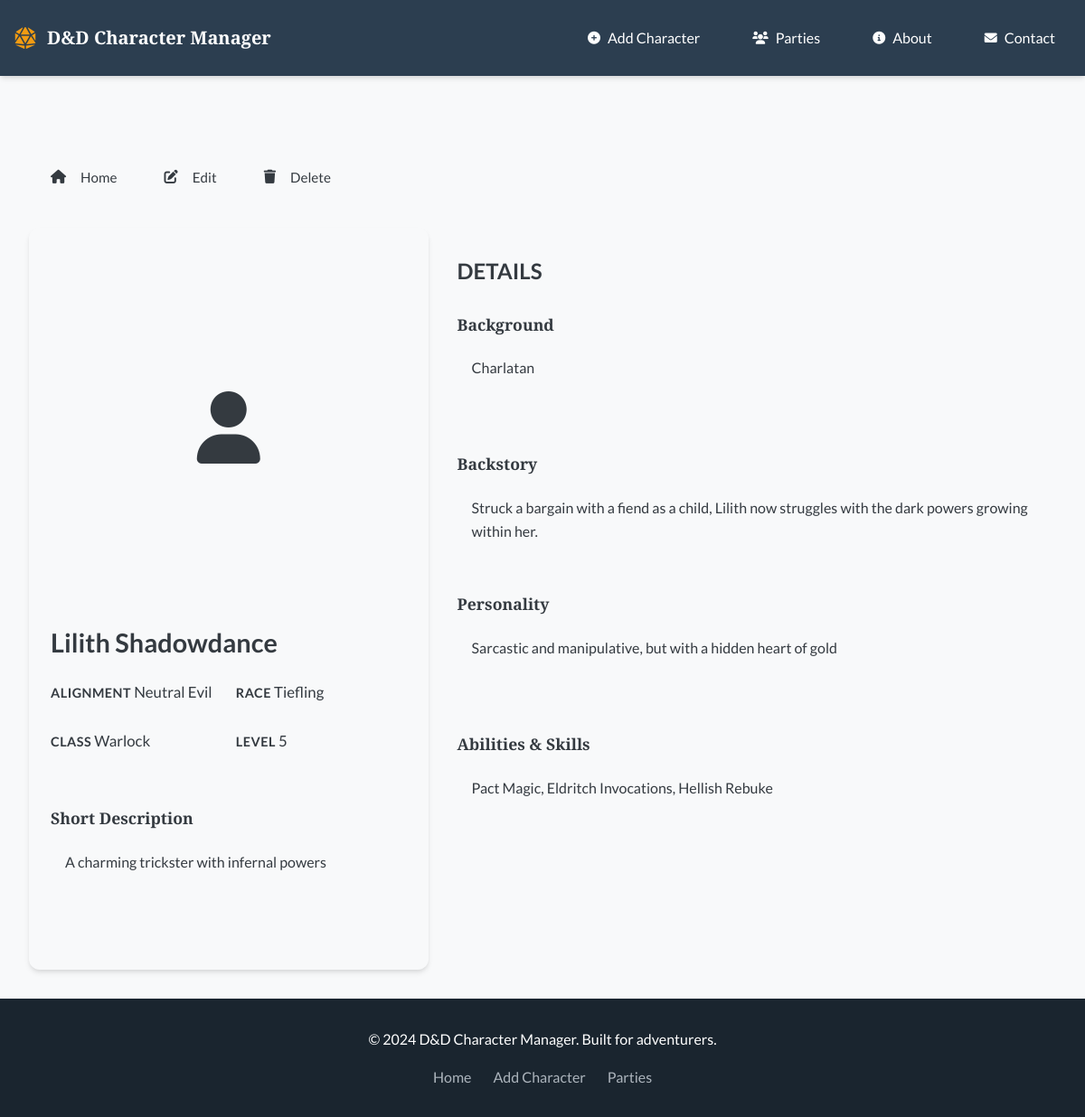
/character/5, run on the app's committed database.
### tables this page shows
CREATE TABLE dnd_characters (
    id INTEGER PRIMARY KEY AUTOINCREMENT,
    name TEXT NOT NULL,
    alignment TEXT,
    race TEXT,
    character_class TEXT,
    level INTEGER,
    background TEXT,
    short_description TEXT,
    backstory TEXT,
    personality TEXT,
    abilities_skills TEXT,
    image_path TEXT,
    image_alt TEXT,
    created_at TIMESTAMP DEFAULT CURRENT_TIMESTAMP
);

### app.py (the view)
    @app.route('/character/<int:character_id>')
    def character_detail(character_id):
        db = get_db()
        character_row = db.execute('SELECT * FROM dnd_characters WHERE id = ?', (character_id,)).fetchone()
        if character_row is None:
            return "Character not Found", 404
        character = dict(character_row)
        party_info = db.execute('''
            SELECT p.* FROM parties p
            JOIN character_parties cp ON p.id = cp.party_id
            WHERE cp.character_id = ?
        ''', (character_id,)).fetchall()
        character_context = {
            'id': character['id'],
            'name': character['name'],
            'alignment': character.get('alignment', ''),
            'race': character.get('race', ''),
            'character_class': character.get('character_class', ''),
            'level': character.get('level', 1),
            'background': character.get('background', ''),
            'short_description': character.get('short_description', ''),
            'backstory': character.get('backstory', ''),
            'personality': character.get('personality', ''),
            'abilities_skills': character.get('abilities_skills', ''),
            'image_path': character.get('image_path', 'images/about.webp'),
            'image_alt': character.get('image_alt', f"Portrait of {character['name']}")
        }
        return render_template('character_detail.html', character=character_context, parties=party_info, active_page='character_detail')

### db.py (called while the page is built)
def get_db():
    if 'db' not in g:
        database_path = current_app.config['DATABASE']
        g.db = sqlite3.connect(database_path)
        g.db.row_factory = sqlite3.Row
    return g.db

### templates/character_detail.html (shortened to what this page needs)
{% extends "base.html" %}
{% block extra_css %}
<link rel="stylesheet" href="{{ url_for('static', filename='css/pages/character-detail.css') }}">
{% endblock %}
{% block content %}
<main class="character-detail-container" role="main">
    <header class="character-actions">
        <nav aria-label="Character actions">
            <a href="{{ url_for('index') }}" class="btn btn-home" aria-label="Return to home page">
                <i class="fas fa-home" aria-hidden="true"></i> Home
            </a>
            <a href="{{ url_for('edit_character', character_id=character.id) }}" class="btn btn-edit" aria-label="Edit {{ character.name }}">
                <i class="fas fa-edit" aria-hidden="true"></i> Edit
            </a>
            <form action="{{ url_for('delete_character', character_id=character.id) }}" method="post" class="delete-form">
                <button type="submit" class="btn btn-delete" aria-label="Delete {{ character.name }}">
                    <i class="fas fa-trash" aria-hidden="true"></i> Delete
                </button>
            </form>
        </nav>
    </header>
    <div class="character-layout">
        <section class="character-card" aria-labelledby="character-name">
            <div class="character-image-container">
            </div>
            <h1 id="character-name" class="character-name">{{ character.name }}</h1>
            <div class="character-meta">
                <div class="meta-item">
                    <span class="meta-label">Alignment</span>
                    <span class="meta-value">{{ character.alignment or '—' }}</span>
                </div>
                <div class="meta-item">
                    <span class="meta-label">Race</span>
                    <span class="meta-value">{{ character.race or '—' }}</span>
                </div>
                <div class="meta-item">
                    <span class="meta-label">Class</span>
                    <span class="meta-value">{{ character.character_class or '—' }}</span>
                </div>
                <div class="meta-item">
                    <span class="meta-label">Level</span>
                    <span class="meta-value">{{ character.level or '—' }}</span>
                </div>
            </div>
            {% if character.short_description %}
            <div class="detail-item">
                <h2 class="detail-label">Short Description</h2>
                <div class="detail-content">
                    <p>{{ character.short_description }}</p>
                </div>
            </div>
            {% endif %}
        </section>
        <section class="character-details" aria-labelledby="details-heading">
            <div class="details-section">
                <h2 id="details-heading">DETAILS</h2>
                {% if character.background %}
                <div class="detail-item">
                    <h3 class="detail-label">Background</h3>
                    <div class="detail-content">
                        <p>{{ character.background }}</p>
                    </div>
                </div>
                {% endif %}
                {% if character.backstory %}
                <div class="detail-item">
                    <h3 class="detail-label">Backstory</h3>
                    <div class="detail-content">
                        <p>{{ character.backstory }}</p>
                    </div>
                </div>
                {% endif %}
                {% if character.personality %}
                <div class="detail-item">
                    <h3 class="detail-label">Personality</h3>
                    <div class="detail-content">
                        <p>{{ character.personality }}</p>
                    </div>
                </div>
                {% endif %}
                {% if character.abilities_skills %}
                <div class="detail-item">
                    <h3 class="detail-label">Abilities & Skills</h3>
                    <div class="detail-content">
                        <p>{{ character.abilities_skills }}</p>
                    </div>
                </div>
                {% endif %}
            </div>
        </section>
    </div>
</main>
{% endblock %}

### static/css/styles.css (style rules this page uses)
:root { --primary-color: #2c3e50; --primary-dark: #1a252f; --primary-light: #34495e; --secondary-color: #e74c3c; --secondary-dark: #c0392b; --accent-color: #f39c12; --success-color: #27ae60; --warning-color: #f39c12; --danger-color: #e74c3c; --info-color: #3498db; --white: #ffffff; --gray-50: #f8f9fa; --gray-100: #e9ecef; --gray-200: #dee2e6; --gray-300: #ced4da; --gray-400: #adb5bd; --gray-500: #6c757d; --gray-600: #495057; --gray-700: #343a40; --gray-800: #212529; --gray-900: #000000; --font-family-heading: 'Cinzel', serif; --font-family-body: 'Lato', sans-serif; --font-weight-light: 300; --font-weight-normal: 400; --font-weight-medium: 700; --font-weight-bold: 900; --font-size-xs: 0.75rem; --font-size-sm: 0.875rem; --font-size-base: 1rem; --font-size-lg: 1.125rem; --font-size-xl: 1.25rem; --font-size-2xl: 1.5rem; --font-size-3xl: 1.875rem; --font-size-4xl: 2.25rem; --font-size-5xl: 3rem; --spacing-1: 0.25rem; --spacing-2: 0.5rem; --spacing-3: 0.75rem; --spacing-4: 1rem; --spacing-5: 1.25rem; --spacing-6: 1.5rem; --spacing-8: 2rem; --spacing-10: 2.5rem; --spacing-12: 3rem; --spacing-16: 4rem; --spacing-20: 5rem; --radius-sm: 0.25rem; --radius-md: 0.5rem; --radius-lg: 0.75rem; --radius-xl: 1rem; --radius-full: 9999px; --shadow-sm: 0 1px 2px 0 rgba(0, 0, 0, 0.05); --shadow-md: 0 4px 6px -1px rgba(0, 0, 0, 0.1), 0 2px 4px -1px rgba(0, 0, 0, 0.06); --shadow-lg: 0 10px 15px -3px rgba(0, 0, 0, 0.1), 0 4px 6px -2px rgba(0, 0, 0, 0.05); --shadow-xl: 0 20px 25px -5px rgba(0, 0, 0, 0.1), 0 10px 10px -5px rgba(0, 0, 0, 0.04); --transition-fast: 150ms ease-in-out; --transition-normal: 300ms ease-in-out; --transition-slow: 500ms ease-in-out; --z-dropdown: 1000; --z-sticky: 1020; --z-fixed: 1030; --z-modal-backdrop: 1040; --z-modal: 1050; --z-popover: 1060; --z-tooltip: 1070; }
*, *::before, *::after { box-sizing: border-box; margin: 0; padding: 0; }
html { font-size: 16px; scroll-behavior: smooth; }
body { font-family: var(--font-family-body); font-weight: var(--font-weight-normal); line-height: 1.6; color: var(--gray-700); background-color: var(--gray-50); -webkit-font-smoothing: antialiased; -moz-osx-font-smoothing: grayscale; }
h1, h2, h3, h4, h5, h6 { font-family: var(--font-family-heading); font-weight: var(--font-weight-medium); line-height: 1.3; color: var(--primary-color); margin-bottom: var(--spacing-4); }
h1 { font-size: var(--font-size-4xl); }
h2 { font-size: var(--font-size-3xl); }
h3 { font-size: var(--font-size-2xl); }
p { margin-bottom: var(--spacing-4); }
a { color: var(--info-color); text-decoration: none; transition: color var(--transition-fast); }
.btn { display: inline-flex; align-items: center; justify-content: center; gap: var(--spacing-2); padding: var(--spacing-3) var(--spacing-6); font-family: var(--font-family-body); font-size: var(--font-size-base); font-weight: var(--font-weight-normal); line-height: 1.5; text-align: center; text-decoration: none; white-space: nowrap; vertical-align: middle; cursor: pointer; user-select: none; border: 1px solid transparent; border-radius: var(--radius-md); transition: all var(--transition-fast); background: none; }
.btn-delete { display: inline-flex; align-items: center; justify-content: center; gap: var(--spacing-2); padding: var(--spacing-2) var(--spacing-4); font-family: var(--font-family-body); font-size: var(--font-size-sm); font-weight: var(--font-weight-medium); color: var(--white); background-color: var(--danger-color); border: none; border-radius: var(--radius-md); cursor: pointer; transition: background-color var(--transition-fast), box-shadow var(--transition-fast), transform var(--transition-fast); white-space: nowrap; user-select: none; vertical-align: middle; box-shadow: none; }
.btn-delete i { margin-right: var(--spacing-2); }

### data on the page
dnd_characters: name "Lilith Shadowdance", alignment "Neutral Evil", race "Tiefling", character_class "Warlock", level "5", short_description "A charming trickster with infernal powers", background "Charlatan", backstory "Struck a bargain with a fiend as a child, Lilith now struggles with the dark powers growing within her.", personality "Sarcastic and manipulative, but with a hidden heart of gold", abilities_skills "Pact Magic, Eldritch Invocations, Hellish Rebuke"
